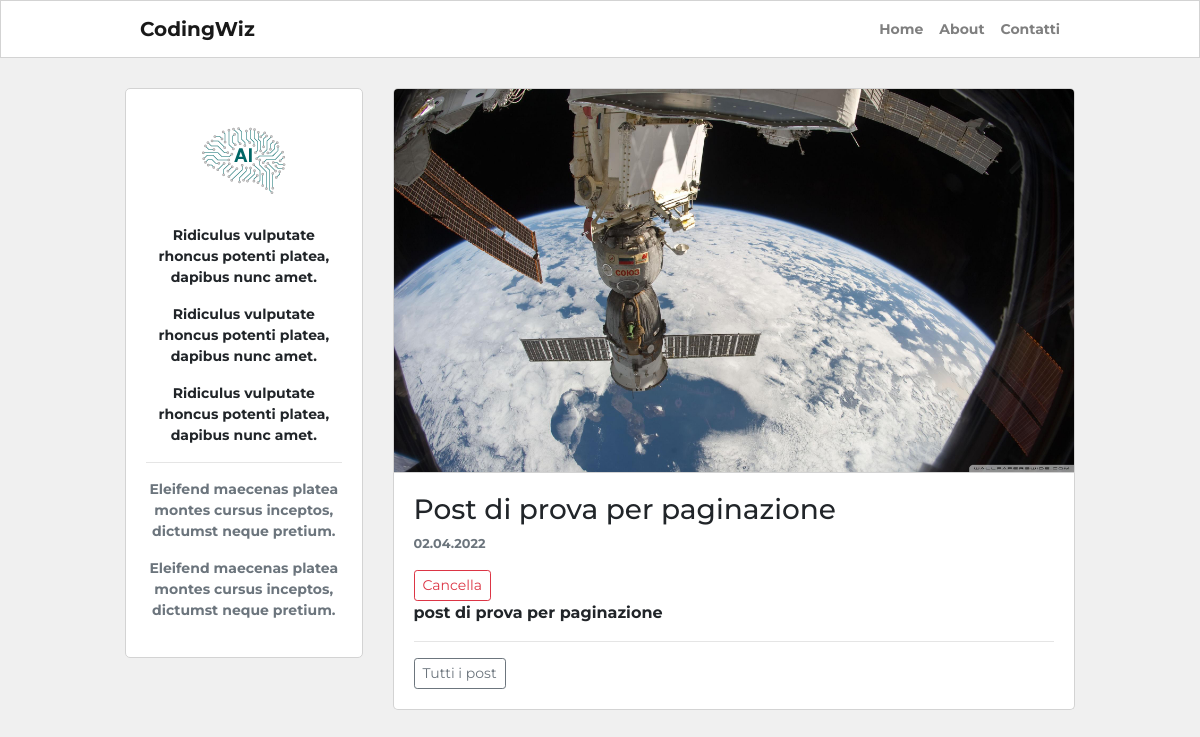
Page /posts/post-di-prova-per-paginazione-cx1mwf on the earlier database version.
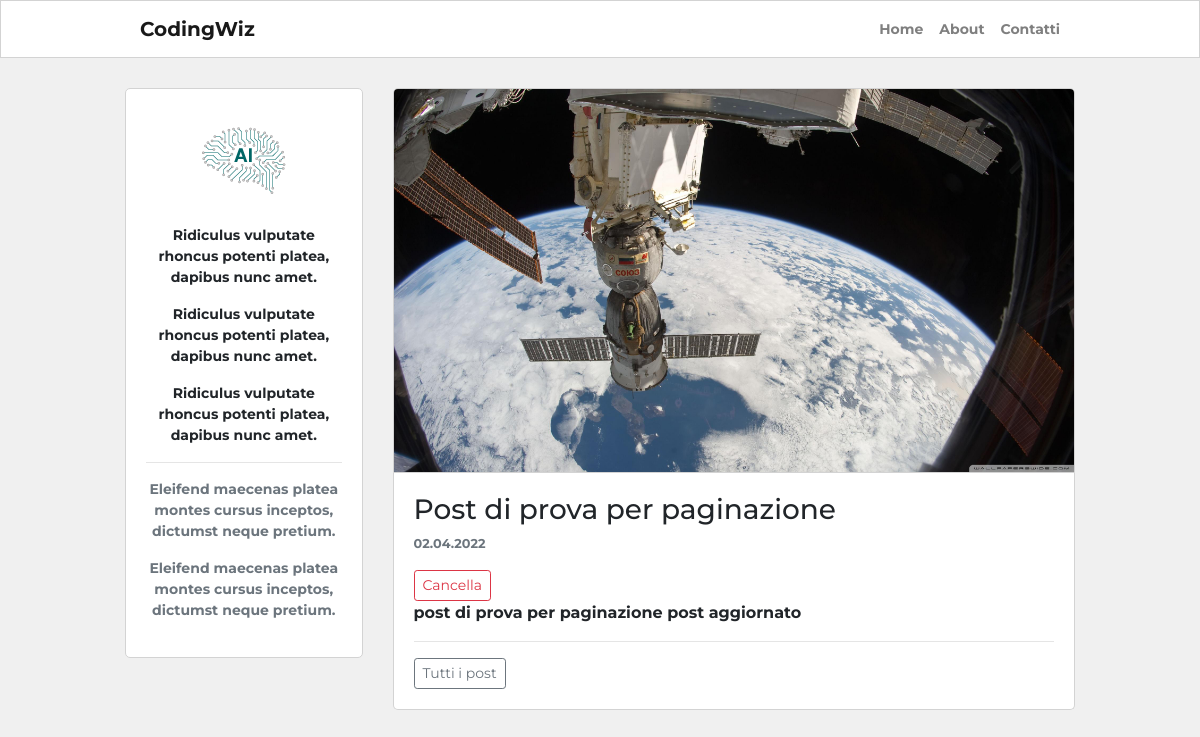
Same page on the later database version.
### blog/models.py (models this page shows, shortened)
class Post(db.Model):
    __tablename__ = "post"
    id = db.Column(db.Integer, primary_key=True)
    user_id = db.Column(db.Integer, db.ForeignKey("user.id"), nullable=False)
    created_at = db.Column(db.DateTime, default=datetime.now)
    title = db.Column(db.String(255), nullable=False)
    description = db.Column(db.String(255))
    body = db.Column(db.Text(), nullable=False)
    slug = db.Column(db.String(255))
    image = db.Column(db.String(120))

### blog/routes.py (the view)
@app.route('/posts/<string:post_slug>')
def post_details(post_slug):
    post_instance = Post.query.filter_by(slug=post_slug).first_or_404() # questo metodo mi permette se chiamo un post che non esiste di andare in 404 e non in None Type
    return render_template("post_details.html", post=post_instance)

### blog/templates/post_details.html (shortened to what this page needs)
{% extends 'base.html' %}
{% block content %}
<div class="container content-container">
    <div class="row no-gutters">
        <div class="col-md-9 order-md-2">
                {% if post.image %}
                <div class="post-image-block">
                    <img class="img-fluid post-image" src="{{ url_for('static', filename='img/posts/' + post.image) }}" alt="">
                </div>
                <div class="post-page-block no-border-top">
                {% else %}
                <div class="post-page-block">
                {% endif %}
                <h3>{{ post.title }}</h3>
                <p class="p-small-two text-muted">
                    {{ post.created_at.strftime("%d.%m.%Y") }}
                </p>
                <button type="button" class="btn btn-sm btn-outline-danger" data-toggle="modal" data-target="#deletePostModal">
                    Cancella
                </button>
                <p>
                    {{ post.body }}
                </p>
                <hr>
                <a class="btn btn-sm btn-outline-secondary" href="{{url_for('homepage')}}">Tutti i post</a>
            </div>
        </div>
        <div class="col-md-3 order-md-1">
            {% include "about_me_snippet.html" %}
        </div>
    </div>
</div>
{% endblock %}

### blog/templates/base.html (shortened to what this page needs)
<!DOCTYPE HTML>
<html>
<head>
    <link rel="stylesheet" href="https://cdn.jsdelivr.net/npm/bootstrap@4.5.3/dist/css/bootstrap.min.css">
    <link rel="stylesheet" href="{{ url_for('static', filename='blog.css') }}">
</head>
<body>
    <nav class="navbar navbar-expand-lg navbar-light navbar-bg-white">
        <div class="container navbar-container">
            <a class="navbar-brand" href="{{ url_for('homepage') }}">CodingWiz</a>
        <div class="collapse navbar-collapse" id="navbarSupportedContent">
            <div class="navbar-nav ml-auto">
                <a class="nav-item nav-link{% if request.path == '/' %} active {% endif %}" href="{{ url_for('homepage') }}">Home <span class="sr-only">(current)</span></a>
                <a class="nav-item nav-link{% if request.path == '/about' %} active {% endif %}" href="{{ url_for('about_page') }}">About</a>
                <a class="nav-item nav-link{% if request.path == '/contact' %} active {% endif %}" href="{{ url_for('contact_page') }}">Contatti</a>
            </div>
        </div>
        </div>
    </nav>
    {% block content %}
    {% endblock %}
</body>
</html>

### blog/templates/about_me_snippet.html
<div class="about-snippet-block text-center">
    <img class="img-fluid" width="150" alt="artificial intelligence" src="{{ url_for('static', filename='img/ai.png') }}">
    <div class="mt-3">
        <p class="p-small-one">Ridiculus vulputate rhoncus potenti platea, dapibus nunc amet.</p>
        <p class="p-small-one">Ridiculus vulputate rhoncus potenti platea, dapibus nunc amet.</p>
        <p class="p-small-one">Ridiculus vulputate rhoncus potenti platea, dapibus nunc amet.</p>
        <hr>
        <p class="p-small-one text-muted">Eleifend maecenas platea montes cursus inceptos, dictumst neque pretium.</p>
        <p class="p-small-one text-muted">Eleifend maecenas platea montes cursus inceptos, dictumst neque pretium.</p>
    </div>
</div>

### blog/static/blog.css (style rules this page uses)
html, body { font-family: 'Montserrat', sans-serif; background-color: #f0f0f0; font-weight: bold; }
.navbar-bg-white { background-color: white; border: 1px solid #d3d3d3; }
.content-container { max-width: 950px; margin-top: 30px; margin-bottom: 30px; padding: 0px; }
.navbar-container { max-width: 950px; padding-top: 10px 0px 10px 0px; font-size: 0.875rem; }
.about-snippet-block { background-color: white; border: 1px solid #d3d3d3; border-radius: 5px; padding:20px; }
.post-page-block { background-color: white; border: 1px solid #d3d3d3; border-radius: 5px; padding:20px; margin-bottom:30px; }
.p-small-one { font-size: 0.875rem; }
.p-small-two { font-size: 0.800rem; }
.no-border-top { border-top: 0; border-top-left-radius: 0; border-top-right-radius: 0; }
.post-image { border: 1px solid #d3d3d3; border-top-left-radius: 5px; border-top-right-radius: 5px; }
@media (min-width: 768px) { .post-page-block { margin-left: 30px; } }
@media (min-width: 768px) { .post-image-block { margin-left: 30px; } }
@media (min-width: 768px) { .nav-link { padding-right: 0px !important; padding-left: 1rem !important; } }

Differences in the rows shown:
changed Post "Post di prova per paginazione": body "post di prova per paginazione" → "post di prova per paginazione post aggiornato"
